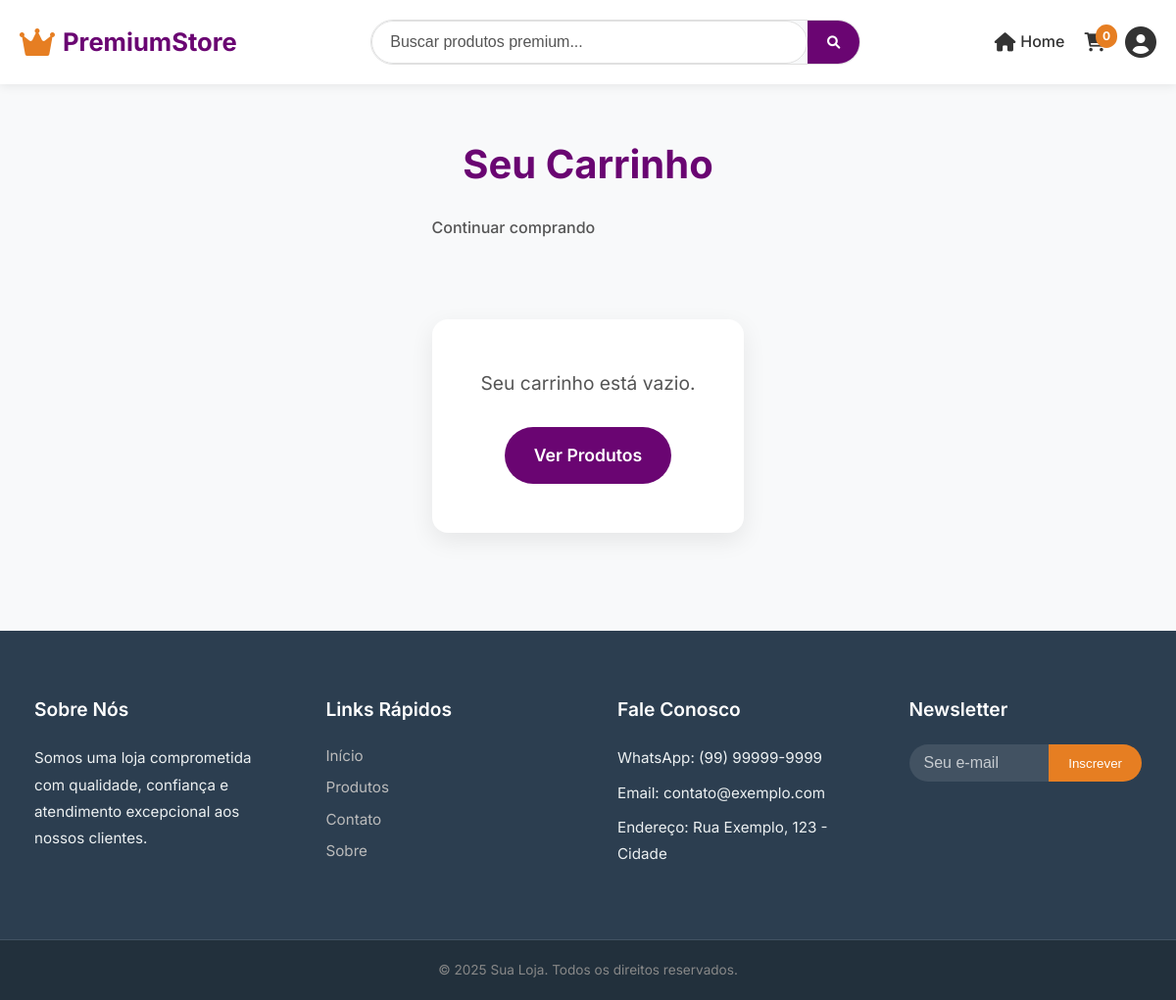
/carrinho (signed in), run on an earlier commit of the app's database.
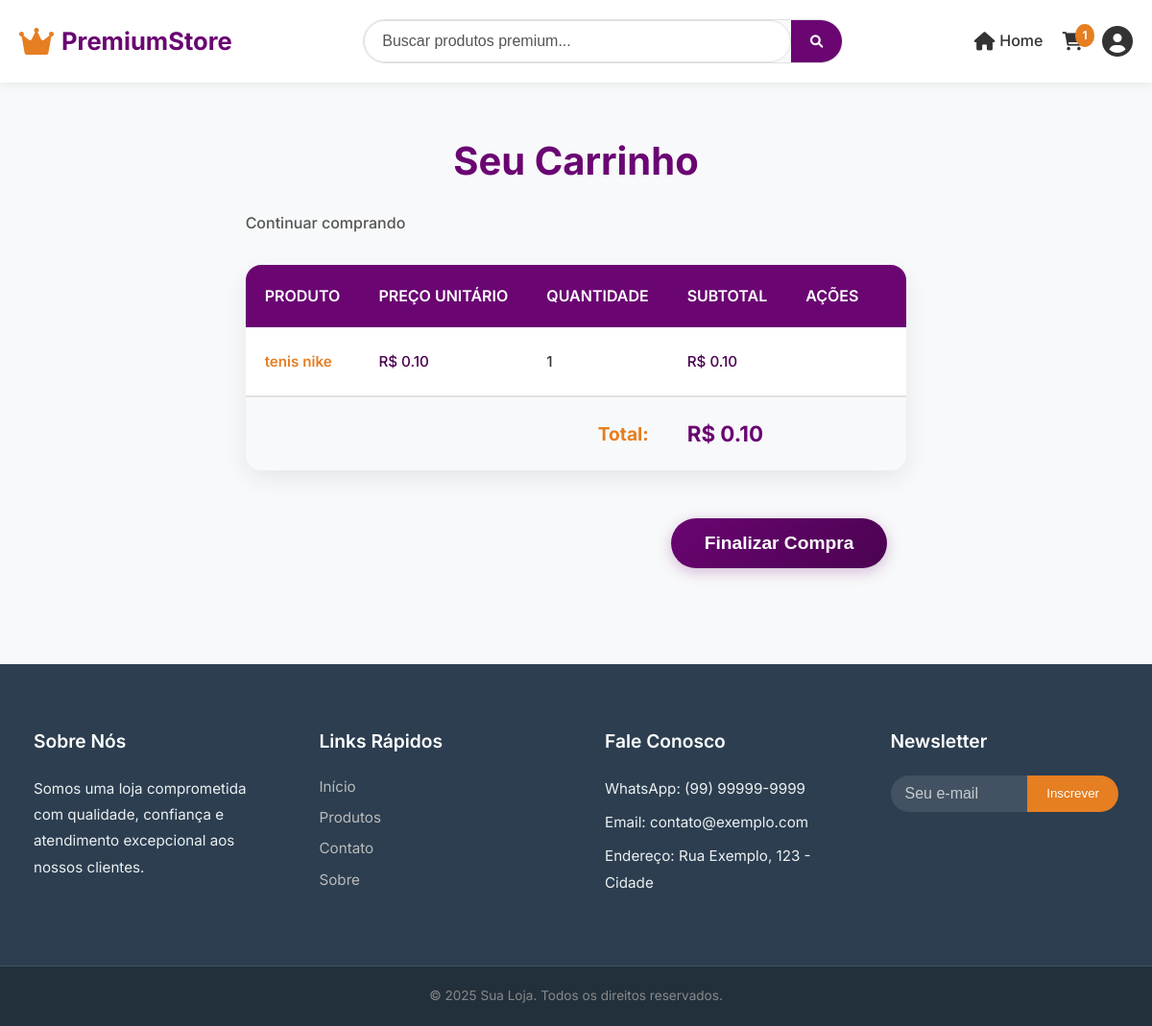
And on a later commit of the database.
### tables this page shows
CREATE TABLE carrinho (
            id INTEGER PRIMARY KEY AUTOINCREMENT,
            usuario_id INTEGER NOT NULL,
            produto_id INTEGER NOT NULL,
            quantidade INTEGER NOT NULL DEFAULT 1,
            data_adicionado TIMESTAMP DEFAULT CURRENT_TIMESTAMP,
            FOREIGN KEY (usuario_id) REFERENCES usuarios(id) ON DELETE CASCADE,
            FOREIGN KEY (produto_id) REFERENCES produtos(id) ON DELETE CASCADE
        );

CREATE TABLE produtos (
            id INTEGER PRIMARY KEY AUTOINCREMENT,
            nome TEXT NOT NULL,
            preco REAL NOT NULL,
            estoque INTEGER NOT NULL,
            descricao TEXT,
            imagem TEXT
        );

### app.py (the view)
@app.route('/carrinho')
@login_required
def ver_carrinho():
    conn = conectar_db()
    cursor = conn.cursor()
    cursor.execute('''
    SELECT p.id, p.nome, p.preco, c.quantidade, p.imagem
    FROM carrinho c
    JOIN produtos p ON c.produto_id = p.id
    WHERE c.usuario_id = ?
    ''', (session['usuario_id'],))
    itens = cursor.fetchall() # Already dict-like due to row_factory
    conn.close()
    total = sum(item['preco'] * item['quantidade'] for item in itens)
    return render_template('carrinho.html', carrinho=itens, total=total)

### app.py (called while the page is built)
def conectar_db():
    conn = sqlite3.connect(DB_NAME)
    conn.row_factory = sqlite3.Row # Allows accessing columns by name
    return conn

def contar_itens_carrinho_db(usuario_id):
    conn = conectar_db()
    cursor = conn.cursor()
    cursor.execute('''
    SELECT COALESCE(SUM(quantidade), 0)
    FROM carrinho
    WHERE usuario_id = ?
    ''', (usuario_id,))
    total_itens = cursor.fetchone()[0]
    conn.close()
    return total_itens

@app.context_processor
def inject_carrinho():
    total_itens = 0
    if 'usuario_id' in session:
        try:
            total_itens = contar_itens_carrinho_db(session['usuario_id'])
        except Exception as e:
            print(f"Erro no context processor ao contar itens do carrinho (DB): {e}")
            total_itens = 0
    return {'total_itens': total_itens}

def login_required(f):
    @wraps(f)
    def decorated_function(*args, **kwargs):
        if 'usuario_id' not in session:
            flash('Você precisa estar logado para acessar esta página.', 'warning')
            return redirect(url_for('login'))
        return f(*args, **kwargs)
    return decorated_function

### templates/carrinho.html (shortened to what the changed rows need)
<!DOCTYPE html>
<html>
<head>
    <link rel="stylesheet" href="{{ url_for('static', filename='css/carrinho.css') }}">
    <link rel="stylesheet" href="{{ url_for('static', filename='css/global.css') }}">
    <link rel="stylesheet" href="https://cdnjs.cloudflare.com/ajax/libs/font-awesome/6.0.0-beta3/css/all.min.css">
</head>
<body>
    <header class="header">
        <div class="container">
            <nav class="nav">
                {% if 'usuario_id' in session %}
                <a href="{{ url_for('ver_carrinho') }}" class="nav-link">
                    <i class="fas fa-shopping-cart"></i>
                    <span class="cart-count">{{ total_itens|default(0) }}</span>
                </a>
                <div class="user-dropdown">
                    <button class="user-avatar">
                        <i class="fas fa-user-circle"></i>
                    </button>
                </div>
                {% else %}
                <a href="{{ url_for('login') }}" class="nav-link">
                    <i class="fas fa-sign-in-alt"></i> Login
                </a>
                {% endif %}
            </nav>
        </div>
    </header>
    <div class="container">
        <h1>Seu Carrinho</h1>
        {% if carrinho %}
        <table class="cart-table">
            <thead>
                <tr>
                    <th>Produto</th>
                    <th>Preço Unitário</th>
                    <th>Quantidade</th>
                    <th>Subtotal</th>
                    <th>Ações</th>
                </tr>
            </thead>
            <tbody>
                {% for item in carrinho %}
                <tr>
                    <td class="product-name" data-label="Produto:">{{ item['nome'] }}</td>
                    <td class="product-price" data-label="Preço Unitário:">R$ {{ "%.2f"|format(item['preco']) }}</td>
                    <td class="product-quantity" data-label="Quantidade:">{{ item['quantidade'] }}</td>
                    <td class="product-subtotal" data-label="Subtotal:">R$ {{ "%.2f"|format(item['preco'] *
                        item['quantidade']) }}</td>
                    <td data-label="Ações:">
                        <form action="{{ url_for('remover_do_carrinho', produto_id=item.id) }}" method="POST">
                            <button type="submit" class="btn-remover-carrinho">Remover</button>
                        </form>
                    </td>
                </tr>
                {% endfor %}
                <tr class="total-row">
                    <td colspan="3" class="total-label"><strong>Total:</strong></td>
                    <td class="total-value"><strong>R$ {{ "%.2f"|format(total) }}</strong></td>
                    <td></td>
                </tr>
            </tbody>
        </table>
        <div style="margin-top: 2rem; text-align: right;">
            <form action="{{ url_for('finalizar_compra') }}" method="POST">
                <button type="submit" class="btn btn-primary">Finalizar Compra</button>
            </form>
        </div>
        {% else %}
        <div class="empty-cart">
            <p>Seu carrinho está vazio.</p>
            <a href="{{ url_for('home') }}" class="btn">Ver Produtos</a>
        </div>
        {% endif %}
    </div>
</body>
</html>

What changed in the data, as far as the page shows it:
added carrinho: nome "tenis nike", quantidade "1"
added produtos: preco "0.10", preco.quantidade "0.10"
Also different on the page:
{{ total_itens|default(0) }}: "0" → "1"
{{ "%.2f"|format(total) }}: (not shown) → "0.10"
text no longer shown: "Seu carrinho está vazio. Ver Produtos"
text now shown: "PRODUTO PREÇO UNITÁRIO QUANTIDADE SUBTOTAL AÇÕES Total: R$ Finalizar Compra"
